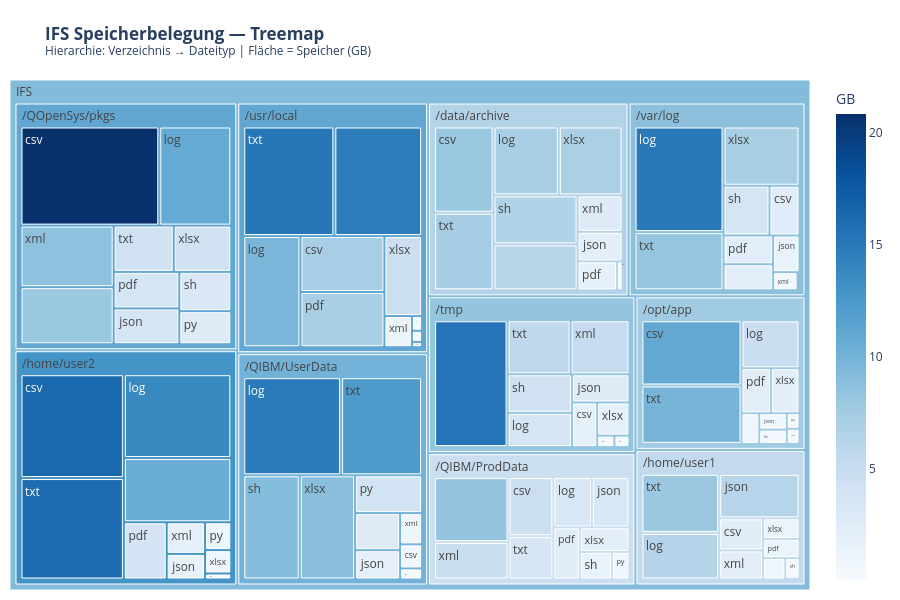

This figure's notebook cell:
### Markdown cell above
---
## 5️⃣ Treemap: Speicher nach Verzeichnis & Dateityp (Plotly)

> **Kernaussage:** Hierarchische Übersicht — ideal für interaktive Präsentationen.

### Code cell
tm_data = ef.groupby(['Path', 'ext'])['Size'].sum().reset_index()
tm_data['Size_GB'] = tm_data['Size'] / 1024
tm_data = tm_data[tm_data['Size_GB'] > 0.001]

fig_tm = px.treemap(
    tm_data,
    path=[px.Constant('IFS'), 'Path', 'ext'],
    values='Size_GB',
    color='Size_GB',
    color_continuous_scale='Blues',
    title='<b>IFS Speicherbelegung — Treemap</b><br><sup>Hierarchie: Verzeichnis → Dateityp | Fläche = Speicher (GB)</sup>',
    hover_data={'Size_GB': ':.2f'},
    labels={'Size_GB': 'Speicher (GB)'},
)
fig_tm.update_layout(
    margin=dict(t=80, l=10, r=10, b=10),
    coloraxis_colorbar=dict(title='GB'),
    height=600,
)
fig_tm.show()
fig_tm.write_html('ifs_treemap.html')
print('💾 Interaktive Treemap gespeichert: ifs_treemap.html')

### Figure 1 — Plotly figure (JSON) as saved in the notebook; plotly's stock layout.template omitted (floating-point values rounded to 4 significant figures)
{"data": [{"branchvalues": "total", "customdata": [[8.367], [2.578], [8.056], [6.114], [0.8297], [10.53], [0.9153], [15.41], [14.69], [2.066], [4.583], [0.8165], [20.85], [8.136], [2.456], [16.39], [11.0], [1.853], [7.178], [2.388], [3.265], [2.036], [3.562], [2.107], [6.211], [1.499], [0.7601], [2.675], [0.1733], [1.547], [3.345], [14.82], [10.82], [7.127], [6.305], [13.75], [4.68], [3.651], [9.709], [15.02], [2.393], [0.3761], [3.636], [1.815], [1.212], [3.745], [2.229], [0.3266], [7.085], [2.28], [0.8351], [3.91], [2.6], [0.251], [0.01784], [1.118], [0.3319], [0.2844], [0.2298], [0.05584], [1.53], [9.084], [3.092], [6.539], [0.5142], [0.241], [0.6624], [4.123], [0.08295], [3.664], [3.364], [12.27], [4.216], [7.323], [7.999], [16.01], [9.852], [5.632], [15.24], [8.282], [2.106], [8.916], [4.039], [6.958], [1.306], [0.9349], [2.173], [1.768], [4.606], [7.199], [4.818], [1.061], [8.694], [2.607], [2.222], [1.852], [0.3231], [5.253], [1.309], [0.7098], [4.64], [10.03], [11.05], [6.406], [5.414], [12.82], [7.645], [8.321], [11.06], [8.737], [9.23]], "domain": {"x": [0, 1], "y": [0, 1]}, "hovertemplate": "labels=%{label}<br>Size_GB_sum=%{value}<br>parent=%{parent}<br>id=%{id}<br>Speicher (GB)=%{color:.2f}<extra></extra>", "ids": ["IFS//QIBM/ProdData/", "IFS//QIBM/UserData/", "IFS//QOpenSys/pkgs/", "IFS//data/archive/", "IFS//home/user1/", "IFS//home/user2/", "IFS//opt/app/", "IFS//tmp/", "IFS//usr/local/", "IFS//var/log/", "IFS//QIBM/ProdData/csv", "IFS//QIBM/UserData/csv", "IFS//QOpenSys/pkgs/csv", "IFS//data/archive/csv", "IFS//home/user1/csv", "IFS//home/user2/csv", "IFS//opt/app/csv", "IFS//tmp/csv", "IFS//usr/local/csv", "IFS//var/log/csv", "IFS//QIBM/ProdData/json", "IFS//QIBM/UserData/json", "IFS//QOpenSys/pkgs/json", "IFS//data/archive/json", "IFS//home/user1/json", "IFS//home/user2/json", "IFS//opt/app/json", "IFS//tmp/json", "IFS//usr/local/json", "IFS//var/log/json", "IFS//QIBM/ProdData/log", "IFS//QIBM/UserData/log", "IFS//QOpenSys/pkgs/log", "IFS//data/archive/log", "IFS//home/user1/log", "IFS//home/user2/log", "IFS//opt/app/log", "IFS//tmp/log", "IFS//usr/local/log", "IFS//var/log/log", "IFS//QIBM/ProdData/pdf", "IFS//QIBM/UserData/pdf", "IFS//QOpenSys/pkgs/pdf", "IFS//data/archive/pdf", "IFS//home/user1/pdf", "IFS//home/user2/pdf", "IFS//opt/app/pdf", "IFS//tmp/pdf", "IFS//usr/local/pdf", "IFS//var/log/pdf", "IFS//QIBM/ProdData/py", "IFS//QIBM/UserData/py", "IFS//QOpenSys/pkgs/py", "IFS//data/archive/py", "IFS//home/user1/py", "IFS//home/user2/py", "IFS//opt/app/py", "IFS//tmp/py", "IFS//usr/local/py", "IFS//var/log/py", "IFS//QIBM/ProdData/sh", "IFS//QIBM/UserData/sh", "IFS//QOpenSys/pkgs/sh", "IFS//data/archive/sh", "IFS//home/user1/sh", "IFS//home/user2/sh", "IFS//opt/app/sh", "IFS//tmp/sh", "IFS//usr/local/sh", "IFS//var/log/sh", "IFS//QIBM/ProdData/txt", "IFS//QIBM/UserData/txt", "IFS//QOpenSys/pkgs/txt", "IFS//data/archive/txt", "IFS//home/user1/txt", "IFS//home/user2/txt", "IFS//opt/app/txt", "IFS//tmp/txt", "IFS//usr/local/txt", "IFS//var/log/txt", "IFS//QIBM/ProdData/xlsx", "IFS//QIBM/UserData/xlsx", "IFS//QOpenSys/pkgs/xlsx", "IFS//data/archive/xlsx", "IFS//home/user1/xlsx", "IFS//home/user2/xlsx", "IFS//opt/app/xlsx", "IFS//tmp/xlsx", "IFS//usr/local/xlsx", "IFS//var/log/xlsx", "IFS//QIBM/ProdData/xml", "IFS//QIBM/UserData/xml", "IFS//QOpenSys/pkgs/xml", "IFS//data/archive/xml", "IFS//home/user1/xml", "IFS//home/user2/xml", "IFS//opt/app/xml", "IFS//tmp/xml", "IFS//usr/local/xml", "IFS//var/log/xml", "IFS//QIBM/ProdData", "IFS//QIBM/UserData", "IFS//QOpenSys/pkgs", "IFS//data/archive", "IFS//home/user1", "IFS//home/user2", "IFS//opt/app", "IFS//tmp", "IFS//usr/local", "IFS//var/log", "IFS"], "labels": ["", "", "", "", "", "", "", "", "", "", "csv", "csv", "csv", "csv", "csv", "csv", "csv", "csv", "csv", "csv", "json", "json", "json", "json", "json", "json", "json", "json", "json", "json", "log", "log", "log", "log", "log", "log", "log", "log", "log", "log", "pdf", "pdf", "pdf", "pdf", "pdf", "pdf", "pdf", "pdf", "pdf", "pdf", "py", "py", "py", "py", "py", "py", "py", "py", "py", "py", "sh", "sh", "sh", "sh", "sh", "sh", "sh", "sh", "sh", "sh", "txt", "txt", "txt", "txt", "txt", "txt", "txt", "txt", "txt", "txt", "xlsx", "xlsx", "xlsx", "xlsx", "xlsx", "xlsx", "xlsx", "xlsx", "xlsx", "xlsx", "xml", "xml", "xml", "xml", "xml", "xml", "xml", "xml", "xml", "xml", "/QIBM/ProdData", "/QIBM/UserData", "/QOpenSys/pkgs", "/data/archive", "/home/user1", "/home/user2", "/opt/app", "/tmp", "/usr/local", "/var/log", "IFS"], "marker": {"coloraxis": "coloraxis", "colors": [8.367, 2.578, 8.056, 6.114, 0.8297, 10.53, 0.9153, 15.41, 14.69, 2.066, 4.583, 0.8165, 20.85, 8.136, 2.456, 16.39, 11.0, 1.853, 7.178, 2.388, 3.265, 2.036, 3.562, 2.107, 6.211, 1.499, 0.7601, 2.675, 0.1733, 1.547, 3.345, 14.82, 10.82, 7.127, 6.305, 13.75, 4.68, 3.651, 9.709, 15.02, 2.393, 0.3761, 3.636, 1.815, 1.212, 3.745, 2.229, 0.3266, 7.085, 2.28, 0.8351, 3.91, 2.6, 0.251, 0.01784, 1.118, 0.3319, 0.2844, 0.2298, 0.05584, 1.53, 9.084, 3.092, 6.539, 0.5142, 0.241, 0.6624, 4.123, 0.08295, 3.664, 3.364, 12.27, 4.216, 7.323, 7.999, 16.01, 9.852, 5.632, 15.24, 8.282, 2.106, 8.916, 4.039, 6.958, 1.306, 0.9349, 2.173, 1.768, 4.606, 7.199, 4.818, 1.061, 8.694, 2.607, 2.222, 1.852, 0.3231, 5.253, 1.309, 0.7098, 4.64, 10.03, 11.05, 6.406, 5.414, 12.82, 7.645, 8.321, 11.06, 8.737, 9.23]}, "name": "", "parents": ["IFS//QIBM/ProdData", "IFS//QIBM/UserData", "IFS//QOpenSys/pkgs", "IFS//data/archive", "IFS//home/user1", "IFS//home/user2", "IFS//opt/app", "IFS//tmp", "IFS//usr/local", "IFS//var/log", "IFS//QIBM/ProdData", "IFS//QIBM/UserData", "IFS//QOpenSys/pkgs", "IFS//data/archive", "IFS//home/user1", "IFS//home/user2", "IFS//opt/app", "IFS//tmp", "IFS//usr/local", "IFS//var/log", "IFS//QIBM/ProdData", "IFS//QIBM/UserData", "IFS//QOpenSys/pkgs", "IFS//data/archive", "IFS//home/user1", "IFS//home/user2", "IFS//opt/app", "IFS//tmp", "IFS//usr/local", "IFS//var/log", "IFS//QIBM/ProdData", "IFS//QIBM/UserData", "IFS//QOpenSys/pkgs", "IFS//data/archive", "IFS//home/user1", "IFS//home/user2", "IFS//opt/app", "IFS//tmp", "IFS//usr/local", "IFS//var/log", "IFS//QIBM/ProdData", "IFS//QIBM/UserData", "IFS//QOpenSys/pkgs", "IFS//data/archive", "IFS//home/user1", "IFS//home/user2", "IFS//opt/app", "IFS//tmp", "IFS//usr/local", "IFS//var/log", "IFS//QIBM/ProdData", "IFS//QIBM/UserData", "IFS//QOpenSys/pkgs", "IFS//data/archive", "IFS//home/user1", "IFS//home/user2", "IFS//opt/app", "IFS//tmp", "IFS//usr/local", "IFS//var/log", "IFS//QIBM/ProdData", "IFS//QIBM/UserData", "IFS//QOpenSys/pkgs", "IFS//data/archive", "IFS//home/user1", "IFS//home/user2", "IFS//opt/app", "IFS//tmp", "IFS//usr/local", "IFS//var/log", "IFS//QIBM/ProdData", "IFS//QIBM/UserData", "IFS//QOpenSys/pkgs", "IFS//data/archive", "IFS//home/user1", "IFS//home/user2", "IFS//opt/app", "IFS//tmp", "IFS//usr/local", "IFS//var/log", "IFS//QIBM/ProdData", "IFS//QIBM/UserData", "IFS//QOpenSys/pkgs", "IFS//data/archive", "IFS//home/user1", "IFS//home/user2", "IFS//opt/app", "IFS//tmp", "IFS//usr/local", "IFS//var/log", "IFS//QIBM/ProdData", "IFS//QIBM/UserData", "IFS//QOpenSys/pkgs", "IFS//data/archive", "IFS//home/user1", "IFS//home/user2", "IFS//opt/app", "IFS//tmp", "IFS//usr/local", "IFS//var/log", "IFS", "IFS", "IFS", "IFS", "IFS", "IFS", "IFS", "IFS", "IFS", "IFS", ""], "type": "treemap", "values": [8.367, 2.578, 8.056, 6.114, 0.8297, 10.53, 0.9153, 15.41, 14.69, 2.066, 4.583, 0.8165, 20.85, 8.136, 2.456, 16.39, 11.0, 1.853, 7.178, 2.388, 3.265, 2.036, 3.562, 2.107, 6.211, 1.499, 0.7601, 2.675, 0.1733, 1.547, 3.345, 14.82, 10.82, 7.127, 6.305, 13.75, 4.68, 3.651, 9.709, 15.02, 2.393, 0.3761, 3.636, 1.815, 1.212, 3.745, 2.229, 0.3266, 7.085, 2.28, 0.8351, 3.91, 2.6, 0.251, 0.01784, 1.118, 0.3319, 0.2844, 0.2298, 0.05584, 1.53, 9.084, 3.092, 6.539, 0.5142, 0.241, 0.6624, 4.123, 0.08295, 3.664, 3.364, 12.27, 4.216, 7.323, 7.999, 16.01, 9.852, 5.632, 15.24, 8.282, 2.106, 8.916, 4.039, 6.958, 1.306, 0.9349, 2.173, 1.768, 4.606, 7.199, 4.818, 1.061, 8.694, 2.607, 2.222, 1.852, 0.3231, 5.253, 1.309, 0.7098, 34.61, 55.87, 69.56, 48.98, 29.07, 66.08, 32.93, 40.97, 60.31, 43.21, 481.6]}], "layout": {"coloraxis": {"colorbar": {"title": {"text": "GB"}}, "colorscale": [[0, "rgb(247,251,255)"], [0.125, "rgb(222,235,247)"], [0.25, "rgb(198,219,239)"], [0.375, "rgb(158,202,225)"], [0.5, "rgb(107,174,214)"], [0.625, "rgb(66,146,198)"], [0.75, "rgb(33,113,181)"], [0.875, "rgb(8,81,156)"], [1, "rgb(8,48,107)"]]}, "height": 600, "legend": {"tracegroupgap": 0}, "margin": {"b": 10, "l": 10, "r": 10, "t": 80}, "title": {"text": "<b>IFS Speicherbelegung — Treemap</b><br><sup>Hierarchie: Verzeichnis → Dateityp | Fläche = Speicher (GB)</sup>"}}}
